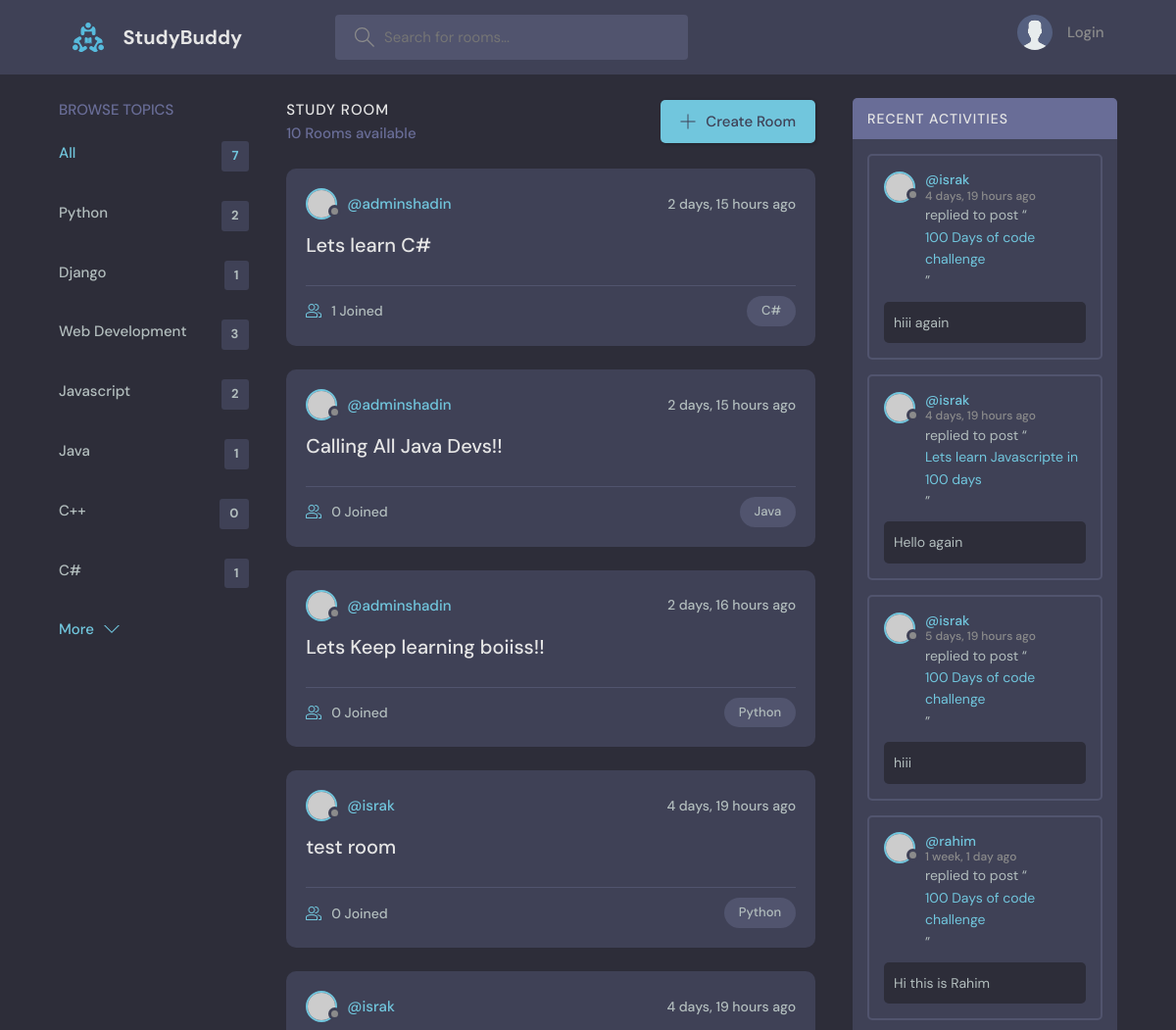
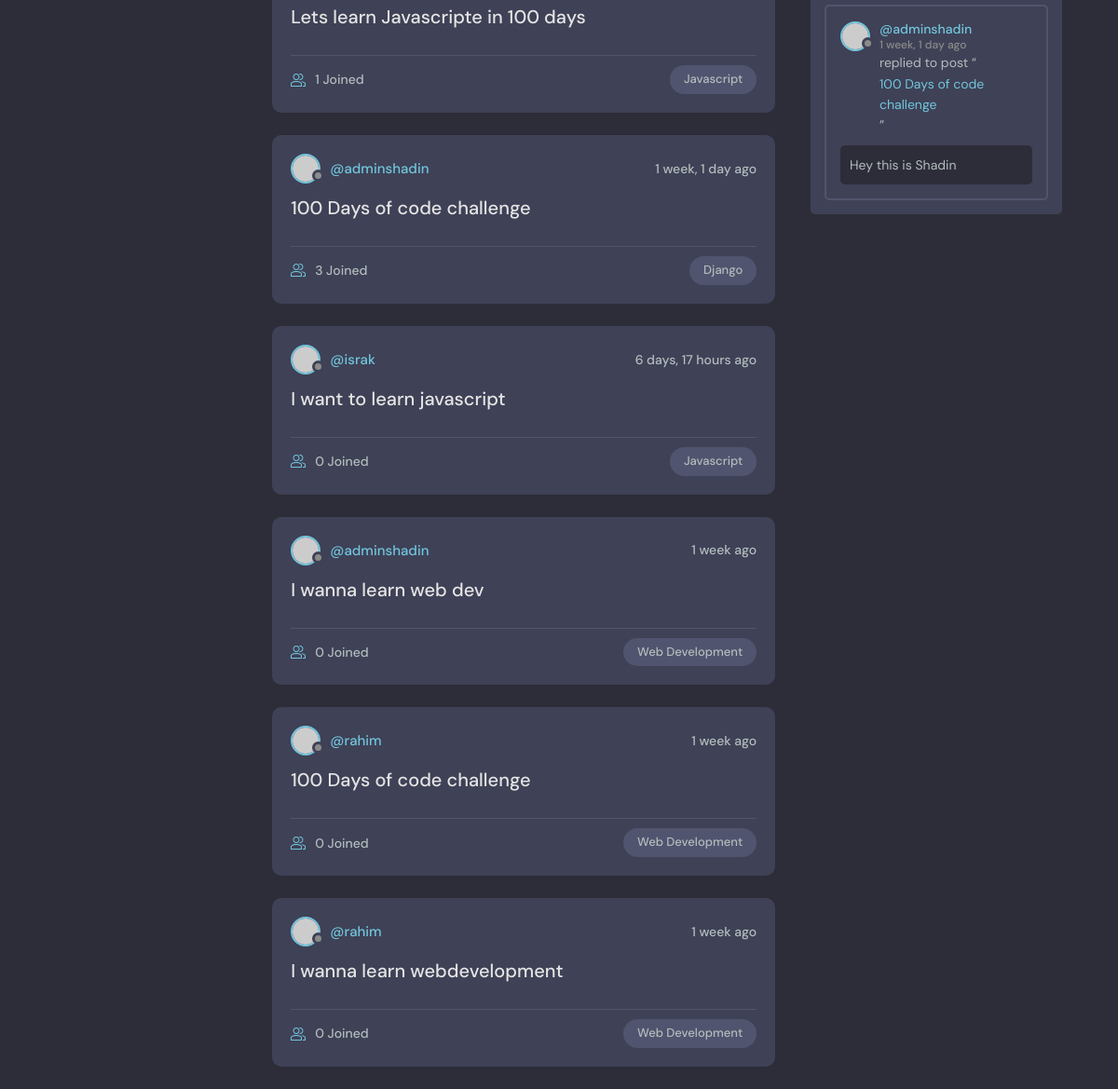
The page / on the database its author committed (2 pictures, top to bottom).
### base/models.py (models this page shows, shortened)
class Topic(models.Model):
    name = models.CharField(max_length=200)

class Room(models.Model):
    host = models.ForeignKey(User, on_delete=models.SET_NULL, null=True)
    topic = models.ForeignKey(Topic, on_delete=models.SET_NULL, null=True)
    name = models.CharField(max_length=200)
    description = models.TextField(null=True, blank=True)
    participants = models.ManyToManyField(
        User, related_name='participants', blank=True)
    updated = models.DateTimeField(auto_now=True)
    created = models.DateTimeField(auto_now_add=True)
    class Meta:
        ordering = ['-updated', '-created']
    def __str__(self):
        return self.name

class Message(models.Model):
    user = models.ForeignKey(User, on_delete=models.CASCADE)
    room = models.ForeignKey(Room, on_delete=models.CASCADE)
    body = models.TextField()
    updated = models.DateTimeField(auto_now=True)
    created = models.DateTimeField(auto_now_add=True)
    class Meta:
        ordering = ['-updated', '-created']

### base/views.py (the view)
# urls.py: path('', views.home, name="home"),
def home(request):
    q = request.GET.get('q') if request.GET.get('q') != None else ''
    rooms = Room.objects.filter(
        Q(topic__name__icontains=q) |
        Q(name__icontains=q) |
        Q(description__icontains=q)
    )
    topic = Topic.objects.all()
    room_count = rooms.count()
    room_messages = Message.objects.filter(Q(room__name__icontains=q))
    context = {'rooms': rooms, 'topics': topic,
               'room_count': room_count, 'room_messages': room_messages}
    return render(request, 'base/home.html', context)

### base/templates/base/home.html (shortened to what this page needs)
{% extends 'main.html' %}
{% block content %}
<main class="layout layout--3">
  <div class="container">
    {% include 'base/topics_component.html' %}
    <div class="roomList">
      <div class="roomList__header">
        <div>
          <h2>Study Room</h2>
          <p>{{room_count}} Rooms available</p>
        </div>
        <a class="btn btn--main" href="{% url 'create-room' %}">
          <svg version="1.1" xmlns="http://www.w3.org/2000/svg" width="32" height="32" viewBox="0 0 32 32">
            <title>add</title>
            <path
              d="M16.943 0.943h-1.885v14.115h-14.115v1.885h14.115v14.115h1.885v-14.115h14.115v-1.885h-14.115v-14.115z">
            </path>
          </svg>
          Create Room
        </a>
      </div>
      {% include 'base/feed_component.html' %}
    </div>
    {% include 'base/activity_component.html' %}
  </div>
</main>
{% endblock %}

### base/templates/base/topics_component.html
<div class="topics">
    <div class="topics__header">
      <h2>Browse Topics</h2>
    </div>
    <ul class="topics__list">
      <li>
        <a href="{% url 'home' %}" class="active">All <span>{{topics.count}}</span></a>
      </li>
      {% for topic in topics %}
      <li>
        <a href="{% url 'home' %}?q={{topic.name}}">{{topic.name}} <span>{{topic.room_set.all.count}}</span></a>
      </li>
      {% endfor %}
    </ul>
    <a class="btn btn--link" href="topics.html">
      More
      <svg version="1.1" xmlns="http://www.w3.org/2000/svg" width="32" height="32" viewBox="0 0 32 32">
        <title>chevron-down</title>
        <path d="M16 21l-13-13h-3l16 16 16-16h-3l-13 13z"></path>
      </svg>
    </a>
  </div>

### base/templates/base/feed_component.html (shortened to what this page needs)
{% for room in rooms %}
<div class="roomListRoom">
    <div class="roomListRoom__header">
      <a href="{% url 'user-profile' room.host.id %}" class="roomListRoom__author">
        <div class="avatar avatar--small">
          <img src="https://randomuser.me/api/portraits/women/11.jpg" />
        </div>
        <span>@{{room.host.username}}</span>
      </a>
      <div class="roomListRoom__actions">
        <span>{{room.created|timesince}} ago</span>
      </div>
    </div>
    <div class="roomListRoom__content">
      <a href="{% url 'room' room.id %}">{{room.name}}</a>
    </div>
    <div class="roomListRoom__meta">
      <a href="{% url 'room' room.id %}" class="roomListRoom__joined">
        {{room.participants.all.count}} Joined
      </a>
      <p class="roomListRoom__topic">{{room.topic.name}}</p>
    </div>
  </div>
{% endfor %}

### base/templates/base/activity_component.html (shortened to what this page needs)
<div class="activities">
    <div class="activities__header">
      <h2>Recent Activities</h2>
    </div>
    {% for message in room_messages %}
    <div class="activities__box">
      <div class="activities__boxHeader roomListRoom__header">
        <a href="{% url 'user-profile' message.user.id %}" class="roomListRoom__author">
          <div class="avatar avatar--small">
            <img src="https://randomuser.me/api/portraits/women/11.jpg" />
          </div>
          <p>
            @{{message.user}}
            <span>{{message.created|timesince}} ago</span>
          </p>
        </a>
      </div>
      <div class="activities__boxContent">
        <p>replied to post “<a href="{% url 'room' message.room.id %}">{{message.room}}</a>”</p>
        <div class="activities__boxRoomContent">
            {{message.body}}
        </div>
      </div>
    </div>
    {% endfor %}
  </div>

### rows shown on the page
Topic: name "Python", room_set.all.count "2"
Topic: name "Django", room_set.all.count "1"
Topic: name "Web Development", room_set.all.count "3"
Topic: name "Javascript", room_set.all.count "2"
Topic: name "Java", room_set.all.count "1"
Topic: name "C++", room_set.all.count "0"
Topic: name "C#", room_set.all.count "1"
Room: host.username "adminshadin", created "2 days, 15 hours", name "Lets learn C#", participants.all.count "1", topic.name "C#"
Room: host.username "adminshadin", created "2 days, 15 hours", name "Calling All Java Devs!!", participants.all.count "0", topic.name "Java"
Room: host.username "adminshadin", created "2 days, 16 hours", name "Lets Keep learning boiiss!!", participants.all.count "0", topic.name "Python"
Room: host.username "israk", created "4 days, 19 hours", name "test room", participants.all.count "0", topic.name "Python"
Room: host.username "israk", created "4 days, 19 hours", name "Lets learn Javascripte in 100 days", participants.all.count "1", topic.name "Javascript"
Room: host.username "adminshadin", created "1 week, 1 day", name "100 Days of code challenge", participants.all.count "3", topic.name "Django"
Room: host.username "israk", created "6 days, 17 hours", name "I want to learn javascript", participants.all.count "0", topic.name "Javascript"
Room: host.username "adminshadin", created "1 week", name "I wanna learn web dev", participants.all.count "0", topic.name "Web Development"
Room: host.username "rahim", created "1 week", name "100 Days of code challenge", participants.all.count "0", topic.name "Web Development"
Room: host.username "rahim", created "1 week", name "I wanna learn webdevelopment", participants.all.count "0", topic.name "Web Development"
Message: user "israk", created "4 days, 19 hours", room "100 Days of code challenge", body "hiii again"
Message: user "israk", created "4 days, 19 hours", room "Lets learn Javascripte in 100 days", body "Hello again"
Message: user "israk", created "5 days, 19 hours", room "100 Days of code challenge", body "hiii"
Message: user "rahim", created "1 week, 1 day", room "100 Days of code challenge", body "Hi this is Rahim"
Message: user "adminshadin", created "1 week, 1 day", room "100 Days of code challenge", body "Hey this is Shadin"

### other values the page prints
{{ topics.count }} "7"
{{ room_count }} "10"
